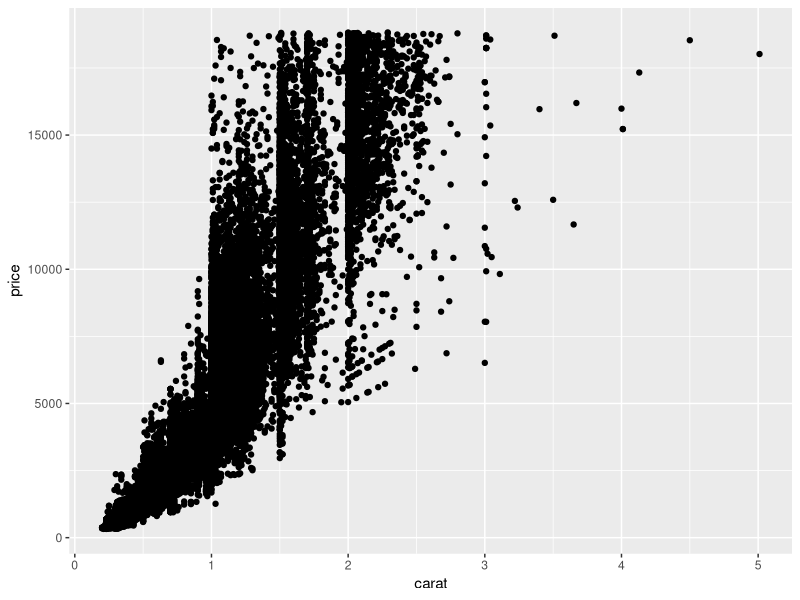
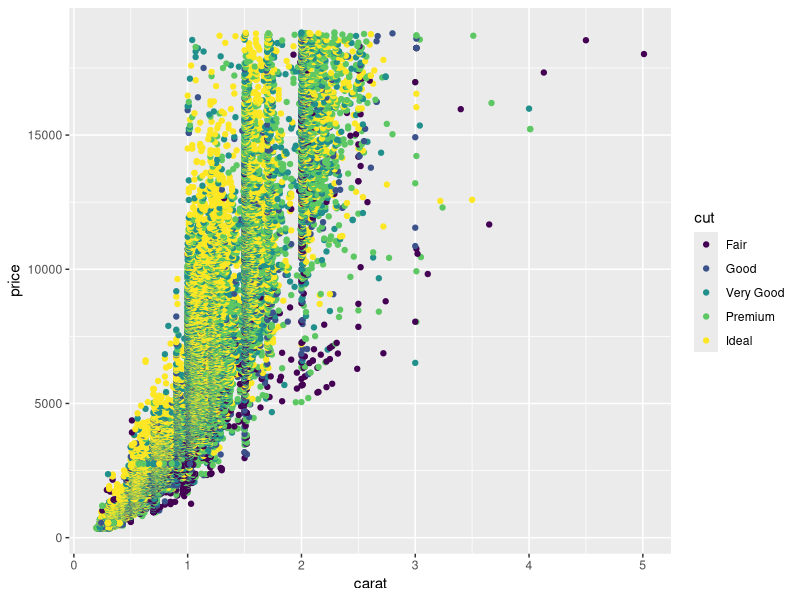
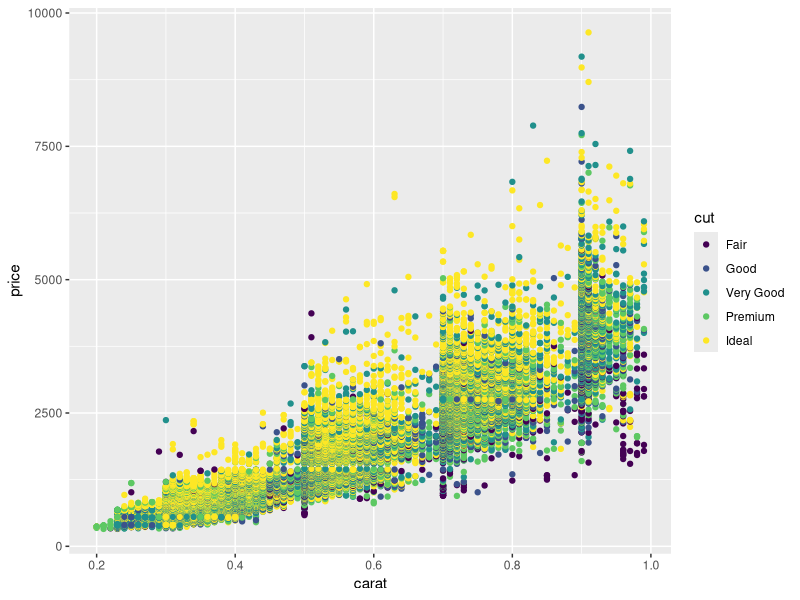
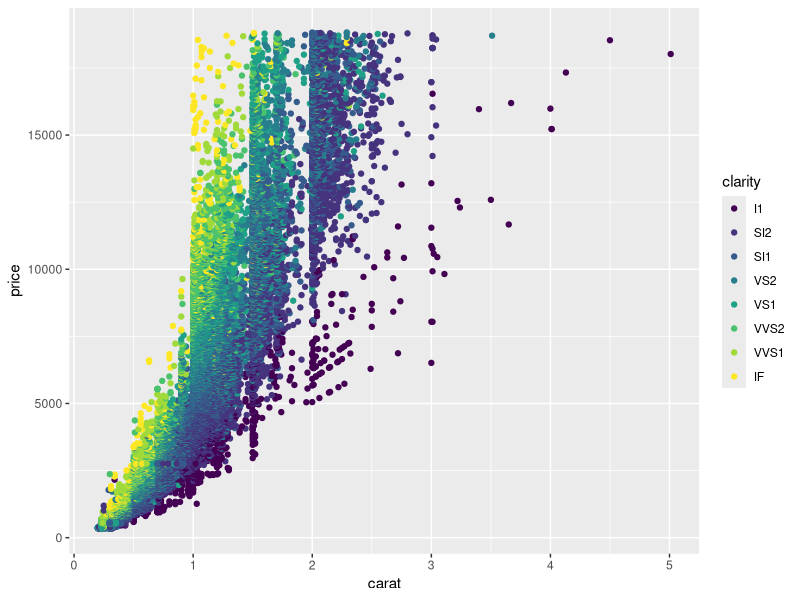
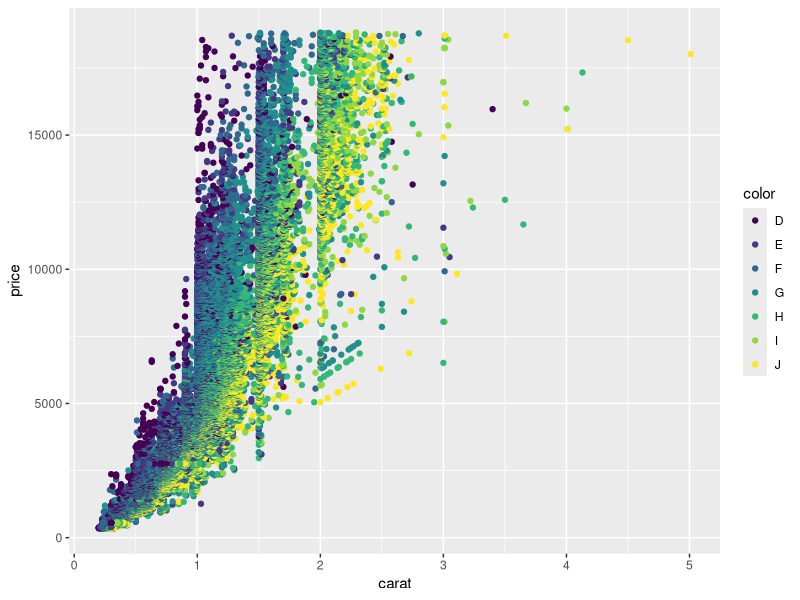
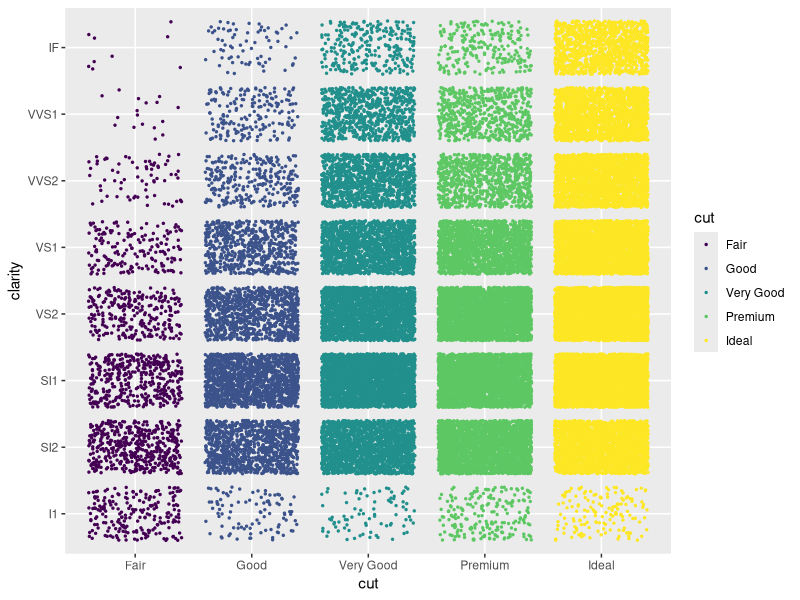
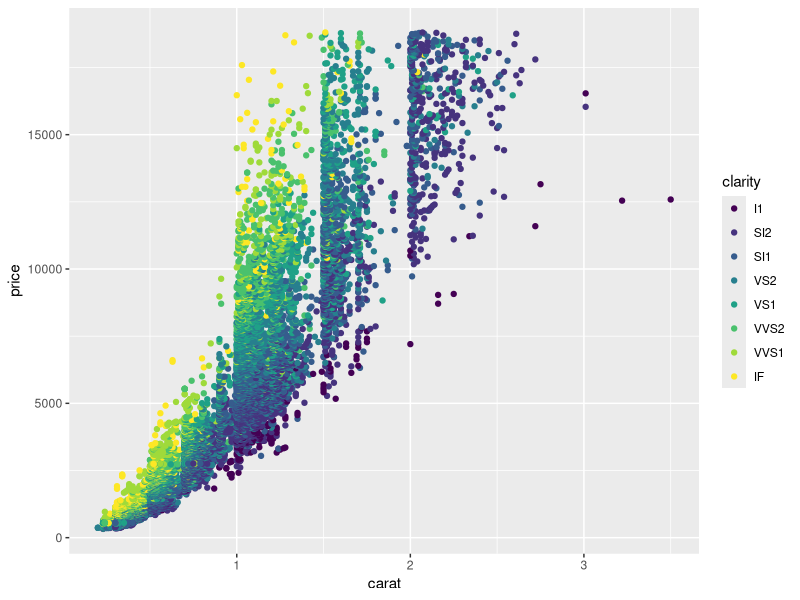

These charts were generated, in order, by the following R code:
## ---- chunk 1
library(tidyverse)
## ---- chunk 2
## TASK: Plot `price` vs `carat` below
## Your code here!
ggplot(data = diamonds) +
  geom_point(mapping = aes(x = carat, y = price))
## ---- chunk 3
diamonds %>%
  ggplot() +
  geom_point(mapping = aes(x = carat, y = price, color = cut))
## ---- chunk 4
diamonds %>%
  filter(carat < 1) %>%
  ggplot() +
  geom_point(mapping = aes(x = carat, y = price, color = cut))
## ---- chunk 5
diamonds %>% 
  mutate(carat) %>%
ggplot() +
  geom_point(mapping = aes(x = carat, y = price, color = clarity))
## ---- chunk 6
diamonds %>% 
  mutate(carat) %>%
ggplot() +
  geom_point(mapping = aes(x = carat, y = price, color = color))
## ---- chunk 7
summary(diamonds)
## ---- chunk 8
ggplot(diamonds, aes(cut, clarity)) +
  geom_jitter(aes(color = cut), size = 0.5)
## ---- chunk 9
diamonds %>%
  filter(cut == "Ideal") %>%
  ggplot() +
  geom_point(mapping = aes(x = carat, y = price, color = clarity))
